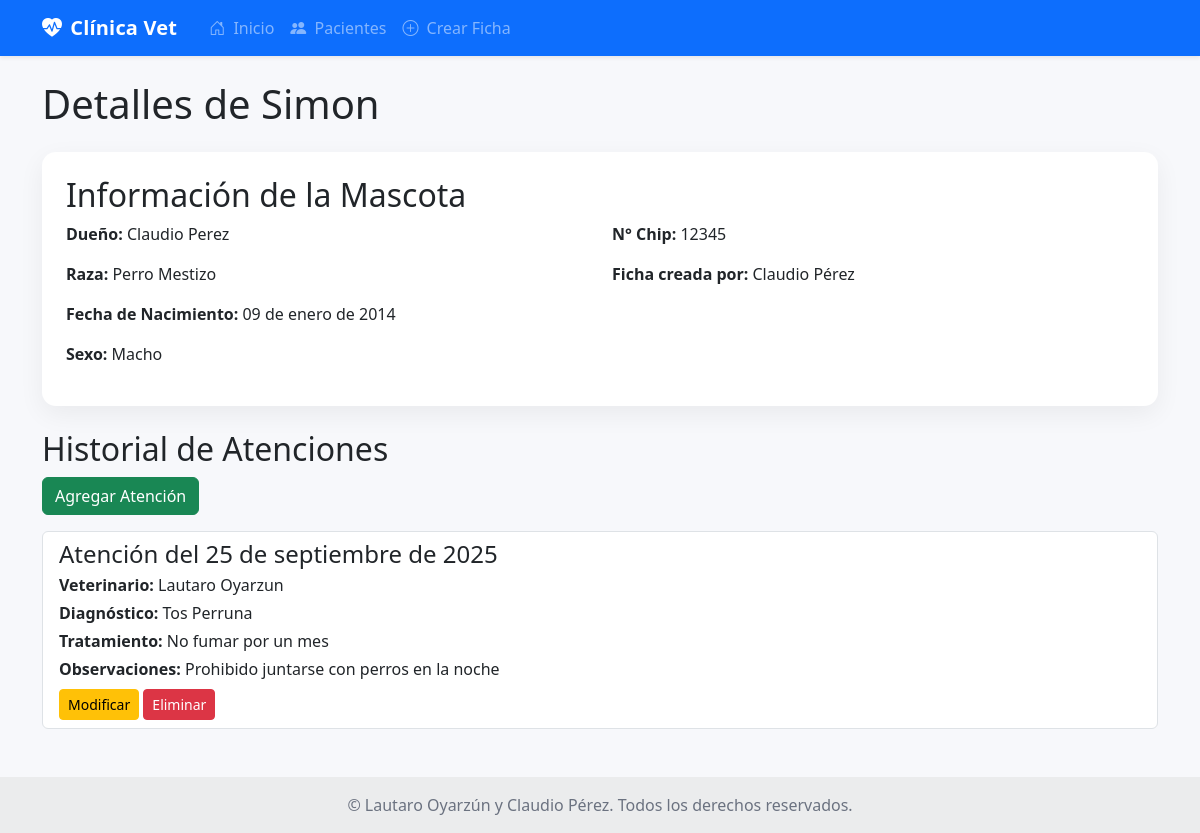
Screenshot of /3/ with the database file from the repository.
### principal/models.py (models this page shows, shortened)
class FichaMascota(models.Model):
    idficha_mascota = models.AutoField(primary_key=True, db_column='idficha_mascota')
    nombre = models.CharField(max_length=45)
    num_chip = models.CharField(max_length=45, blank=True, null=True)
    sexo = models.CharField(max_length=1, choices=SEXO_CHOICES)
    fecha_nacimiento = models.DateField()
    tipo_animal = models.CharField(max_length=45)
    dueño = models.ForeignKey(Dueno, on_delete=models.CASCADE)
    asistente = models.ForeignKey(Asistente, on_delete=models.SET_NULL, null=True)

class Dueno(models.Model):
    id = models.AutoField(primary_key=True, db_column='iddueño')
    run = models.CharField(max_length=45, unique=True)
    nombres = models.CharField(max_length=45)
    apellidos = models.CharField(max_length=45)
    email = models.EmailField(max_length=45)
    fono_contacto1 = models.CharField(max_length=45)
    fono_contacto2 = models.CharField(max_length=45, blank=True, null=True)

class Asistente(models.Model):
    idasistente = models.OneToOneField(Profesional, on_delete=models.CASCADE, primary_key=True)
    tipo_acceso = models.CharField(max_length=45, choices=ROLES, default='asistente')

class Profesional(models.Model):
    idprofesional = models.IntegerField(primary_key=True)
    run = models.CharField(max_length=13, unique=True)
    nombre = models.CharField(max_length=45)
    apellido = models.CharField(max_length=45)
    fono = models.CharField(max_length=45)
    class Meta:
        verbose_name_plural = "Profesionales"
    def __str__(self):
        return f'{self.nombre} {self.apellido}'

class Atencion(models.Model):
    idatencion = models.AutoField(primary_key=True, db_column='idatencion')
    fecha_atencion = models.DateField()
    diagnostico = models.TextField()
    tratamiento = models.TextField()
    observaciones = models.TextField(blank=True, null=True)
    ficha_mascota = models.ForeignKey(FichaMascota, on_delete=models.CASCADE)
    veterinario = models.ForeignKey(Veterinario, on_delete=models.SET_NULL, null=True)

class Veterinario(models.Model):
    idveterinario = models.OneToOneField(Profesional, on_delete=models.CASCADE, primary_key=True)
    tipo_acceso = models.CharField(max_length=45, choices=ROLES, default='asistente')

### principal/views.py (the view)
# urls.py: path('<int:pk>/', views.detalle_mascota, name='detalle_mascota'),
def detalle_mascota(request, pk):
    mascota = get_object_or_404(FichaMascota, pk=pk)
    atenciones = Atencion.objects.filter(ficha_mascota=mascota).order_by('-fecha_atencion')
    return render(request, 'principal/detalle_mascota.html', {'mascota': mascota, 'atenciones': atenciones})

### principal/templates/principal/detalle_mascota.html (shortened to what this page needs)
{% extends 'principal/base.html' %}
{% block content %}
    <h1 class="mb-4">Detalles de {{ mascota.nombre }}</h1>
    <div class="card p-4">
        <h2 class="card-title">Información de la Mascota</h2>
        <div class="row">
            <div class="col-md-6">
                <p><strong>Dueño:</strong> {{ mascota.dueño.nombres }} {{ mascota.dueño.apellidos }}</p>
                <p><strong>Raza:</strong> {{ mascota.tipo_animal }}</p>
                <p><strong>Fecha de Nacimiento:</strong> {{ mascota.fecha_nacimiento|date:"d \d\e F \d\e Y" }}</p>
                <p><strong>Sexo:</strong> {{ mascota.get_sexo_display }}</p>
            </div>
            <div class="col-md-6">
                <p><strong>N° Chip:</strong> {{ mascota.num_chip|default:"No registrado" }}</p>
                {% if mascota.asistente %}
                    <p><strong>Ficha creada por:</strong> {{ mascota.asistente.idasistente }}</p>
                {% endif %}
            </div>
        </div>
    </div>
    <div class="mt-4">
        <h2>Historial de Atenciones</h2>
        <a href="{% url 'crear_atencion' mascota.pk %}" class="btn btn-success mb-3">Agregar Atención</a>
        {% if atenciones %}
        <ul class="list-group">
            {% for atencion in atenciones %}
            <li class="list-group-item">
                <div class="d-flex w-100 justify-content-between">
                    <h4 class="mb-1">Atención del {{ atencion.fecha_atencion }}</h4>
                </div>
                <p class="mb-1"><strong>Veterinario:</strong> {{ atencion.veterinario.idveterinario }} {{ atencion.veterinario.apellido }}</p>
                <p class="mb-1"><strong>Diagnóstico:</strong> {{ atencion.diagnostico }}</p>
                <p class="mb-1"><strong>Tratamiento:</strong> {{ atencion.tratamiento }}</p>
                <p class="mb-1"><strong>Observaciones:</strong> {{ atencion.observaciones|default:"Sin observaciones" }}</p>
                <div class="mt-2">
                    <a href="{% url 'modificar_atencion' atencion.pk %}" class="btn btn-sm btn-warning">Modificar</a>
                    <a href="{% url 'eliminar_atencion' atencion.pk %}" class="btn btn-sm btn-danger">Eliminar</a>
                </div>
            </li>
            {% endfor %}
        </ul>
        {% else %}
        <div class="alert alert-info mt-3">No hay atenciones registradas para esta mascota.</div>
        {% endif %}
    </div>
{% endblock %}

### principal/static/principal/css/app.css (style rules this page uses)
:root { --soft-bg:#f7f8fb; --muted:#6b7280; }
html,body { height:100% }
body { background:var(--soft-bg) }
.card { border:0;border-radius:14px;box-shadow:0 8px 26px rgba(0,0,0,.06) }

### rows the page displays
FichaMascota: nombre "Simon", dueño.nombres "Claudio", dueño.apellidos "Perez", tipo_animal "Perro Mestizo", fecha_nacimiento "09 de enero de 2014", sexo "Macho", num_chip "12345", asistente.idasistente "Claudio Pérez"
Atencion: fecha_atencion "25 de septiembre de 2025", veterinario.idveterinario "Lautaro Oyarzun", diagnostico "Tos Perruna", tratamiento "No fumar por un mes", observaciones "Prohibido juntarse con perros en la noche"
